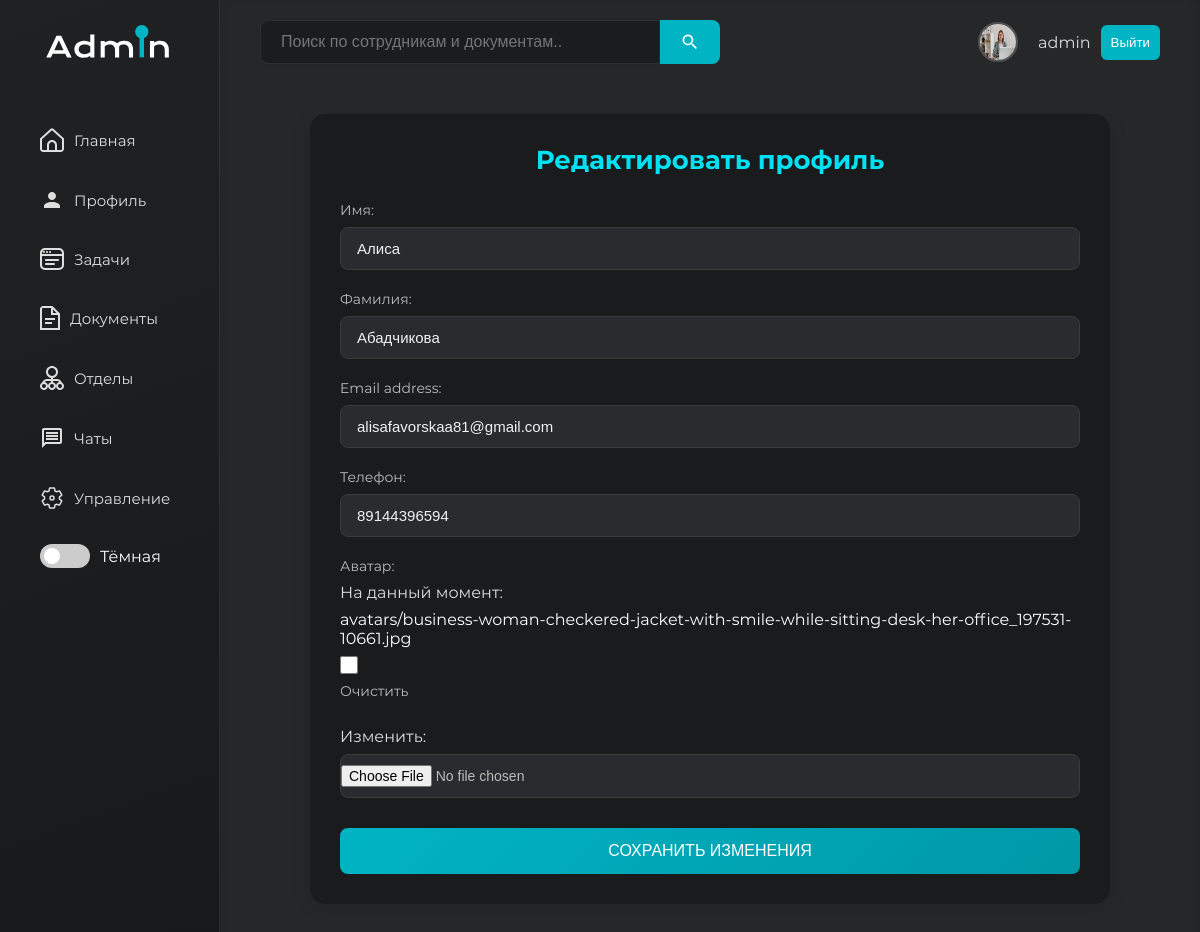
The page /profile/edit/ (signed in) on the database as committed earlier.
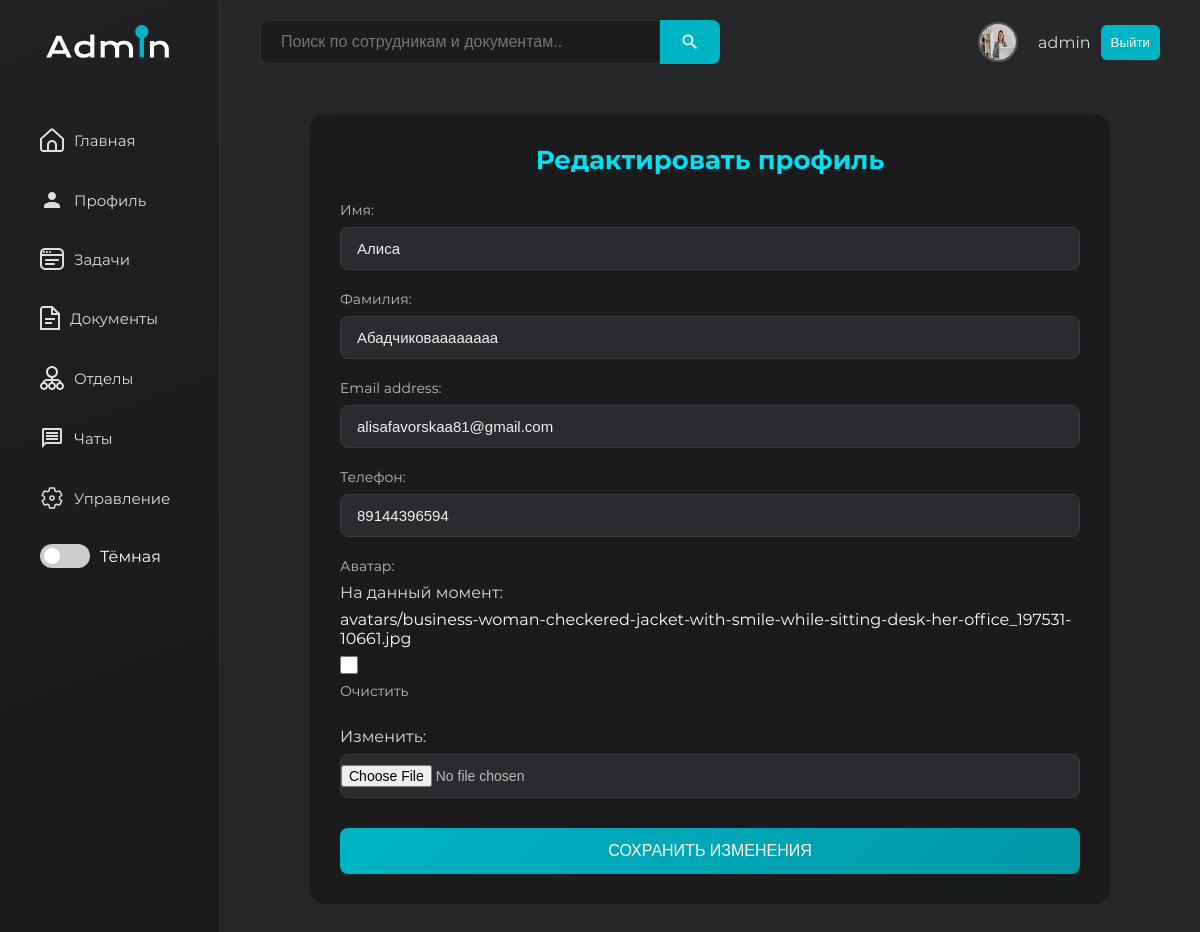
The same page on the database as committed later.
### www/models.py (models this page shows, shortened)
class User(AbstractUser):
    telephone = models.CharField(max_length=15)
    position = models.ForeignKey(
        Position,
        on_delete=models.SET_NULL,
        null=True,
        blank=True,
        verbose_name="Должность"
    )
    department = models.ForeignKey(
        Department,
        on_delete=models.SET_NULL,
        null=True,
        blank=True,
        verbose_name="Отдел"
    )
    avatar = models.ImageField(upload_to='avatars/', null=True, blank=True)
    first_name = models.CharField(max_length=150, verbose_name="Имя")
    last_name = models.CharField(max_length=150, verbose_name="Фамилия")
    role = models.ForeignKey(
        Role,
        on_delete=models.SET_NULL,
        null=True,
        blank=True,
        verbose_name="Роль"
    )

### www/views.py (the view)
# urls.py: path('profile/edit/', profile_edit, name='profile_edit'),  # Редактирование профиля
@login_required
def profile_edit(request):
    if request.method == 'POST':
        form = UserProfileForm(request.POST, request.FILES, instance=request.user)
        if form.is_valid():
            form.save()
            return redirect('profile')
    else:
        form = UserProfileForm(instance=request.user)
    return render(request, 'profile_edit.html', {'form': form})

### www/forms.py
class UserProfileForm(UserChangeForm):
    first_name = forms.CharField(max_length=100, label="Имя")
    last_name = forms.CharField(max_length=100, label="Фамилия")
    telephone = forms.CharField(max_length=15, label="Телефон")
    avatar = forms.ImageField(required=False, label="Аватар")
    class Meta:
        model = User
        fields = ['first_name', 'last_name', 'email', 'telephone', 'avatar']

### templates/profile_edit.html (shortened to what this page needs)
{% extends 'base.html' %}
{% block main %}
<div class="edit-profile-page">
  <h1 class="edit-title">Редактировать профиль</h1>
  <form method="post" enctype="multipart/form-data" class="edit-form">
    {% for field in form %}
      {% if field.name != 'password' %}
      <div class="form-group">
        {{ field.label_tag }}
        {{ field }}
      </div>
      {% endif %}
    {% endfor %}
    <button type="submit" class="save-button">Сохранить изменения</button>
  </form>
</div>
{% endblock %}

### templates/base.html (shortened to what this page needs)
{% load static %}
<!DOCTYPE html>
<html lang="en" data-theme="dark">
<head>
    <link rel="stylesheet" href="{% static 'css/dashboard.css' %}">
</head>
<body>
<div id="wrapper">
    <div id="sidebar" class="expanded">
        <div class="logo">
        </div>
        <ul class="nav">
            <li><a href="{% url 'main' %}">
                <span class="nav-text">Главная</span></a></li>
            {% if user.is_authenticated %}
                <li><a href="{% url  'profile' %}">
                    <svg style="margin-right: 10px" width="24" height="24" viewBox="0 0 24 24" fill="none"
                         xmlns="http://www.w3.org/2000/svg">
                        <path d="M12 4C9.79 4 8 5.79 8 8C8 10.21 9.79 12 12 12C14.21 12 16 10.21 16 8C16 5.79 14.21 4 12 4ZM12 14C7.58 14 4 15.79 4 18V20H20V18C20 15.79 16.42 14 12 14Z"
                              fill="#DEDEDE"/>
                    </svg>
                    <span class="nav-text">Профиль</span></a></li>
                <li><a href="{% url 'task' %}">
                    <span class="nav-text">Задачи</span></a></li>
                <li><a href="{% url 'documents' %}">
                    <span class="nav-text">Документы</span></a></li>
                <li><a href="{% url 'department_list' %}">
                    <span class="nav-text">Отделы</span></a></li>
                <li><a href="{% url 'chats' %}">
                    <svg style="margin-right: 10px" width="24" height="24" viewBox="0 0 24 24" fill="none"
                         xmlns="http://www.w3.org/2000/svg">
                        <path d="M20 2H4C2.9 2 2 2.9 2 4V22L6 18H20C21.1 18 22 17.1 22 16V4C22 2.9 21.1 2 20 2ZM20 16H5.17L4 17.17V4H20V16ZM6 12H18V14H6V12ZM6 9H18V11H6V9ZM6 6H18V8H6V6Z"
                              fill="#DEDEDE"/>
                    </svg>
                    <span class="nav-text">Чаты</span></a>
                </li>
                {% if request.user.is_superuser %}
                    <li><a href="{% url 'admin_panel' %}">
                        <span class="nav-text">Управление</span></a></li>
                {% endif %}
            {% endif %}
            <li>
                <div class="theme-switcher">
                    <label class="switch">
                        <span class="slider round"></span>
                    </label>
                    <span id="themeLabel">Тёмная</span>
                </div>
            </li>
        </ul>
    </div>
    <div id="main-content">
        <header>
            <form method="GET" action="{% url 'search' %}" class="search-form">
                <input type="text"
                       name="query"
                       placeholder="Поиск по сотрудникам и документам.."
                       value="{{ request.GET.query|default_if_none:'' }}">
                <button type="submit" class="search">
                </button>
            </form>
            <div class="profile">
                {% if user.avatar %}
                    <img src="{{ user.avatar.url }}" alt="Аватар" style="max-width: 150px; max-height: 150px;">
                {% else %}
                    <img src="{% static 'img/default-avatar.png' %}" alt="Аватар по умолчанию"
                         style="max-width: 150px; max-height: 150px;">
                {% endif %}
                {% if user.is_authenticated %}
                    {{ user.username }}
                {% else %}
                    Гость
                {% endif %}
                {% if user.is_authenticated %}
                    <button><a href="{% url 'logout' %}">Выйти</a></button>
                {% else %}
                    <button><a href="{% url 'login' %}">Войти</a></button>
                {% endif %}
            </div>
        </header>
        <section class="dashboard">
            {% block main %}
            {% endblock %}
        </section>
    </div>
</div>
</body>
</html>

Rows that differ between the two databases and show on the page:
changed User "admin": last_name "Абадчикова" → "Абадчиковаааааааа"
